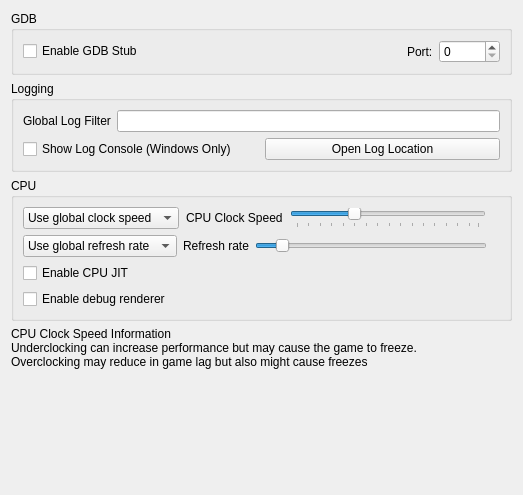
<?xml version="1.0" encoding="UTF-8"?>
<ui version="4.0">
 <class>ConfigureDebug</class>
 <widget class="QWidget" name="ConfigureDebug">
  <property name="geometry">
   <rect>
    <x>0</x>
    <y>0</y>
    <width>523</width>
    <height>495</height>
   </rect>
  </property>
  <property name="windowTitle">
   <string>Form</string>
  </property>
  <layout class="QVBoxLayout" name="verticalLayout_1">
   <item>
    <layout class="QVBoxLayout" name="verticalLayout_2">
     <item>
      <widget class="QGroupBox" name="gdb_group">
       <property name="title">
        <string>GDB</string>
       </property>
       <layout class="QVBoxLayout" name="verticalLayout_3">
        <item>
         <layout class="QHBoxLayout" name="horizontalLayout_1">
          <item>
           <widget class="QCheckBox" name="toggle_gdbstub">
            <property name="text">
             <string>Enable GDB Stub</string>
            </property>
           </widget>
          </item>
          <item>
           <spacer name="horizontalSpacer">
            <property name="orientation">
             <enum>Qt::Horizontal</enum>
            </property>
            <property name="sizeHint" stdset="0">
             <size>
              <width>40</width>
              <height>20</height>
             </size>
            </property>
           </spacer>
          </item>
          <item>
           <widget class="QLabel" name="label_2">
            <property name="text">
             <string>Port:</string>
            </property>
           </widget>
          </item>
          <item>
           <widget class="QSpinBox" name="gdbport_spinbox">
            <property name="maximum">
             <number>65536</number>
            </property>
           </widget>
          </item>
         </layout>
        </item>
       </layout>
      </widget>
     </item>
    </layout>
   </item>
   <item>
    <widget class="QGroupBox" name="logging_group">
     <property name="title">
      <string>Logging</string>
     </property>
     <layout class="QVBoxLayout" name="verticalLayout">
      <item>
       <layout class="QHBoxLayout" name="horizontalLayout">
        <item>
         <widget class="QLabel" name="label">
          <property name="text">
           <string>Global Log Filter</string>
          </property>
         </widget>
        </item>
        <item>
         <widget class="QLineEdit" name="log_filter_edit"/>
        </item>
       </layout>
      </item>
      <item>
       <layout class="QHBoxLayout" name="horizontalLayout_2">
        <item>
         <widget class="QCheckBox" name="toggle_console">
          <property name="text">
           <string>Show Log Console (Windows Only)</string>
          </property>
         </widget>
        </item>
        <item>
         <widget class="QPushButton" name="open_log_button">
          <property name="text">
           <string>Open Log Location</string>
          </property>
         </widget>
        </item>
       </layout>
      </item>
     </layout>
    </widget>
   </item>
   <item>
    <widget class="QGroupBox" name="cpu_group">
     <property name="title">
      <string>CPU</string>
     </property>
     <layout class="QGridLayout" name="gridLayout_2">
      <item row="4" column="0">
       <widget class="QCheckBox" name="toggle_renderer_debug">
        <property name="text">
         <string>Enable debug renderer</string>
        </property>
       </widget>
      </item>
      <item row="1" column="0">
       <widget class="QWidget" name="clock_speed_widget" native="true">
        <layout class="QHBoxLayout" name="clock_speed_layout">
         <property name="spacing">
          <number>7</number>
         </property>
         <property name="leftMargin">
          <number>0</number>
         </property>
         <property name="topMargin">
          <number>0</number>
         </property>
         <property name="rightMargin">
          <number>0</number>
         </property>
         <property name="bottomMargin">
          <number>0</number>
         </property>
         <item>
          <widget class="QComboBox" name="clock_speed_combo">
           <item>
            <property name="text">
             <string>Use global clock speed</string>
            </property>
           </item>
           <item>
            <property name="text">
             <string>Set clock speed:</string>
            </property>
           </item>
          </widget>
         </item>
         <item>
          <widget class="QLabel" name="clock_speed_label">
           <property name="text">
            <string>CPU Clock Speed</string>
           </property>
          </widget>
         </item>
         <item>
          <widget class="QSlider" name="slider_clock_speed">
           <property name="toolTip">
            <string>&lt;html&gt;&lt;body&gt;Changes the emulated CPU clock frequency.&lt;br&gt;Underclocking can increase performance but may cause the game to freeze.&lt;br&gt;Overclocking may reduce in game lag but also might cause freezes&lt;/body&gt;&lt;/html&gt;</string>
           </property>
           <property name="minimum">
            <number>0</number>
           </property>
           <property name="maximum">
            <number>79</number>
           </property>
           <property name="singleStep">
            <number>5</number>
           </property>
           <property name="pageStep">
            <number>15</number>
           </property>
           <property name="value">
            <number>25</number>
           </property>
           <property name="orientation">
            <enum>Qt::Horizontal</enum>
           </property>
           <property name="tickPosition">
            <enum>QSlider::TicksBelow</enum>
           </property>
          </widget>
         </item>
         <item>
          <widget class="QLabel" name="clock_display_label">
           <property name="text">
            <string/>
           </property>
           <property name="alignment">
            <set>Qt::AlignRight|Qt::AlignTrailing|Qt::AlignVCenter</set>
           </property>
          </widget>
         </item>
        </layout>
       </widget>
      </item>
      <item row="3" column="0">
       <widget class="QCheckBox" name="toggle_cpu_jit">
        <property name="toolTip">
         <string>&lt;html&gt;&lt;head/&gt;&lt;body&gt;&lt;p&gt;Enables the use of the ARM JIT compiler for emulating the 3DS CPUs. Don't disable unless for debugging purposes&lt;/p&gt;&lt;/body&gt;&lt;/html&gt;</string>
        </property>
        <property name="text">
         <string>Enable CPU JIT</string>
        </property>
       </widget>
      </item>
      <item row="2" column="0">
       <widget class="QWidget" name="refresh_rate_widget" native="true">
        <layout class="QHBoxLayout" name="refresh_rate_widget_2">
         <property name="leftMargin">
          <number>0</number>
         </property>
         <property name="topMargin">
          <number>0</number>
         </property>
         <property name="rightMargin">
          <number>0</number>
         </property>
         <property name="bottomMargin">
          <number>0</number>
         </property>
         <item>
          <widget class="QComboBox" name="refresh_rate_combo">
           <item>
            <property name="text">
             <string>Use global refresh rate</string>
            </property>
           </item>
           <item>
            <property name="text">
             <string>Set refresh rate:</string>
            </property>
           </item>
          </widget>
         </item>
         <item>
          <widget class="QLabel" name="refresh_rate_label">
           <property name="text">
            <string>Refresh rate</string>
           </property>
          </widget>
         </item>
         <item>
          <widget class="QSlider" name="slider_refresh_rate">
           <property name="minimum">
            <number>30</number>
           </property>
           <property name="maximum">
            <number>360</number>
           </property>
           <property name="singleStep">
            <number>30</number>
           </property>
           <property name="pageStep">
            <number>30</number>
           </property>
           <property name="value">
            <number>60</number>
           </property>
           <property name="orientation">
            <enum>Qt::Horizontal</enum>
           </property>
          </widget>
         </item>
         <item>
          <widget class="QLabel" name="refresh_display_label">
           <property name="text">
            <string/>
           </property>
          </widget>
         </item>
        </layout>
       </widget>
      </item>
     </layout>
    </widget>
   </item>
   <item>
    <widget class="QLabel" name="label_cpu_clock_info">
     <property name="text">
      <string>&lt;html&gt;&lt;head/&gt;&lt;body&gt;&lt;p&gt;CPU Clock Speed Information&lt;br/&gt;Underclocking can increase performance but may cause the game to freeze.&lt;br/&gt;Overclocking may reduce in game lag but also might cause freezes&lt;/p&gt;&lt;/body&gt;&lt;/html&gt;</string>
     </property>
     <property name="textFormat">
      <enum>Qt::RichText</enum>
     </property>
    </widget>
   </item>
   <item>
    <spacer name="verticalSpacer">
     <property name="orientation">
      <enum>Qt::Vertical</enum>
     </property>
     <property name="sizeHint" stdset="0">
      <size>
       <width>20</width>
       <height>40</height>
      </size>
     </property>
    </spacer>
   </item>
  </layout>
 </widget>
 <tabstops>
  <tabstop>toggle_gdbstub</tabstop>
  <tabstop>gdbport_spinbox</tabstop>
  <tabstop>log_filter_edit</tabstop>
  <tabstop>toggle_console</tabstop>
  <tabstop>open_log_button</tabstop>
 </tabstops>
 <resources/>
 <connections>
  <connection>
   <sender>toggle_gdbstub</sender>
   <signal>toggled(bool)</signal>
   <receiver>gdbport_spinbox</receiver>
   <slot>setEnabled(bool)</slot>
   <hints>
    <hint type="sourcelabel">
     <x>84</x>
     <y>157</y>
    </hint>
    <hint type="destinationlabel">
     <x>342</x>
     <y>158</y>
    </hint>
   </hints>
  </connection>
 </connections>
</ui>
